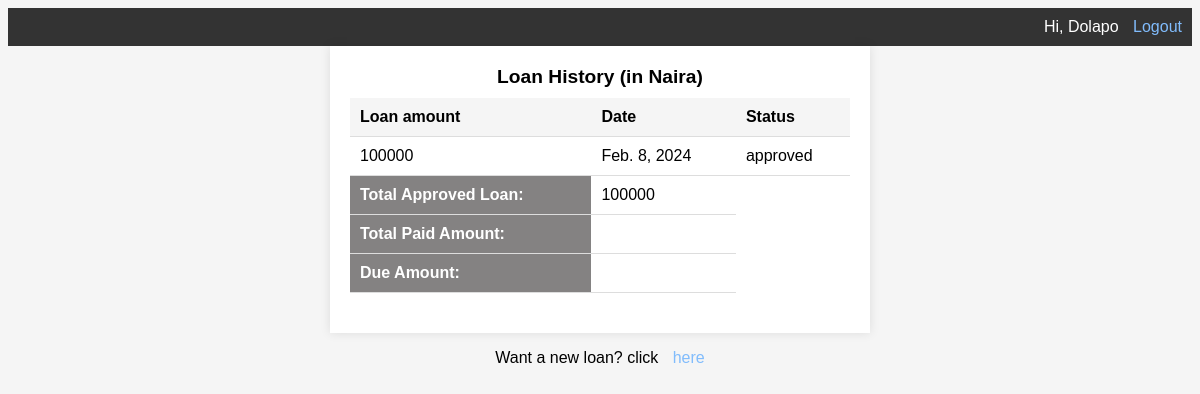
Before: /staff/loan-page/ (signed in) with the older database file.
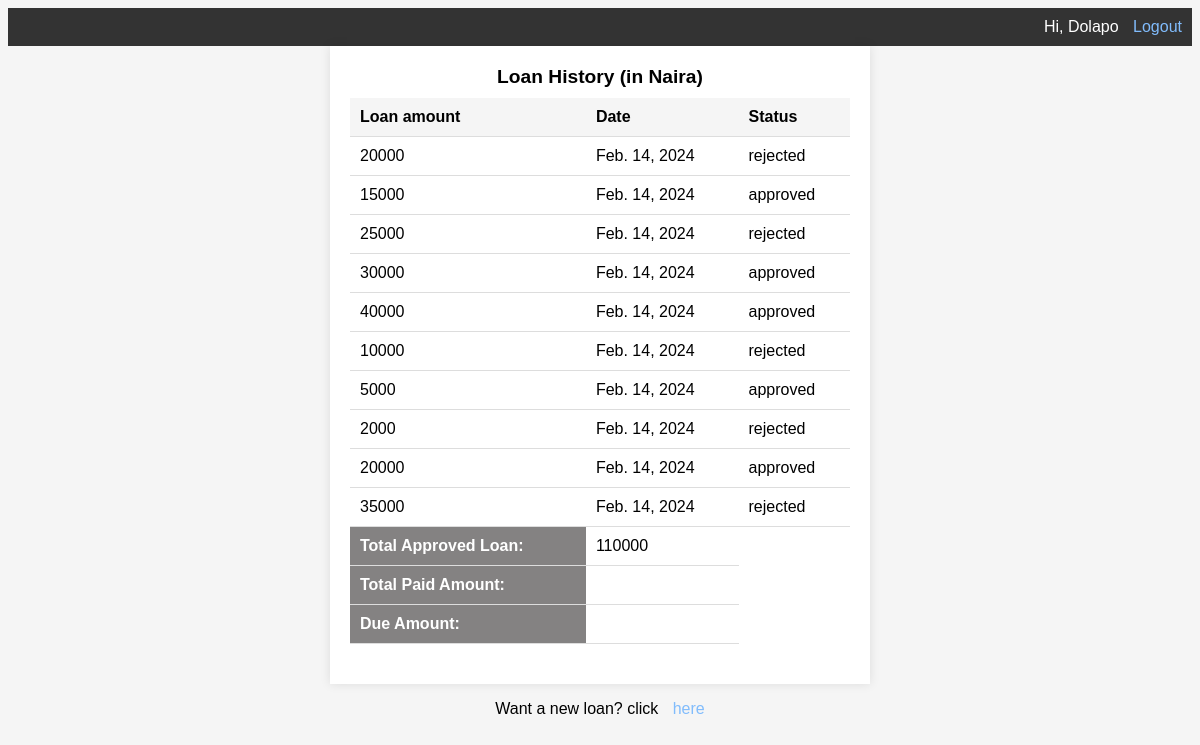
After: the same page with the newer database file.
### staff/models.py (models this page shows, shortened)
class Staff(AbstractUser):
    first_name = models.CharField(max_length=50)
    last_name = models.CharField(max_length=50)
    phone = models.CharField(max_length=11, validators=[MaxLengthValidator(11), MinLengthValidator(11)], null=True)
    account_name = models.CharField(null=False, max_length=100)
    account_number = models.CharField(validators=[MaxLengthValidator(10), MinLengthValidator(10)
    ], max_length=100)
    class Meta:
        verbose_name = "Staff"
        verbose_name_plural = "Staffs"

class Loan(models.Model):
    loan_id = models.AutoField(primary_key=True)
    user_id = models.ForeignKey(Staff, on_delete=models.CASCADE)
    loan_amount = models.IntegerField()
    date = models.DateField(auto_now_add=True)
    status = models.ForeignKey(Status, on_delete=models.PROTECT, default=3)
    managers_comment = models.TextField(blank=True)

class Status(models.Model):
    LOAN_STATUS_CHOICES = (
        ('rejected', 'Rejected'),
        ('approved', 'Approved'),
        ('pending', 'Pending'),
    )
    status = models.CharField(max_length=20, null=True, choices=LOAN_STATUS_CHOICES)
    def __str__(self):
        return self.status

### staff/views.py (the view)
# urls.py: path('loan-page/', views.loan_page, name='loan-page'),
@login_required(login_url='login')
def loan_page(request):
    user_id = request.user.pk
    loans = Loan.objects.filter(user_id=user_id)
    approved_loan = loans.filter(status=2) #querying for all approved loans
    total_app = 0
    for loan in approved_loan:
        total_app += loan.loan_amount
    return render(request, 'staff/loan-page.html', {"loans": loans, "total_app": total_app})

### staff/templates/staff/loan-page.html (shortened to what this page needs)
{% load static %}
<!DOCTYPE html>
<html lang="en">
<head>
    <link rel="stylesheet" href="{% static 'staff/loan-page.css' %}">
</head>
<body>
    <header>
        {% if request.user.is_authenticated %}
            <span>Hi, {{ request.user.username | title }}</span>
            <a href="{% url "logout" %}">Logout</a>
        {% else %}
            <a href="{% url "login" %}">Login</a>
        {% endif %}
    </header>
    <div class="container">
        <table>
            <caption>Loan History (in Naira)</caption>
            <thead>
                <tr>
                    <th scope="col">Loan amount</th>
                    <th scope="col">Date</th>
                    <th scope="col">Status</th>
                </tr>
            </thead>
            <tbody>
                {% for loan in loans %}
                    <tr>
                        <td>{{ loan.loan_amount }}</td>
                        <td>{{ loan.date }}</td>
                        <td>{{ loan.status }}</td>
                    </tr>
                {% endfor %}
            </tbody>
            <tfoot>
                <tr>
                    <th scope="row">Total Approved Loan:</th>
                    <td>{{ total_app }}</td>
                </tr>
                <tr>
                    <th scope="row">Total Paid Amount:</th>
                    <td></td>
                </tr>
                <tr>
                    <th scope="row">Due Amount:</th>
                    <td></td>
                </tr>
            </tfoot>
        </table>
    </div>
    <p class="loan-request">Want a new loan? click <a href="{% url 'request' %}">here</a></p>
</body>
</html>

### staff/static/staff/loan-page.css (style rules this page uses)
body { font-family: Arial, sans-serif; background-color: #f5f5f5; }
header { background-color: #333; color: white; padding: 10px; text-align: right; }
a { color: #81bcfc; text-decoration: none; margin-left: 10px; }
.container { max-width: 500px; margin: 0 auto; padding: 20px; background-color: white; box-shadow: 0 0 10px rgba(0, 0, 0, 0.1); }
table { width: 100%; border-collapse: collapse; margin-bottom: 20px; }
caption { font-size: 1.2rem; font-weight: bold; margin-bottom: 10px; }
th, td { padding: 10px; text-align: left; border-bottom: 1px solid #ddd; }
th { background-color: #f5f5f5; }
tfoot th { background-color: #848282; color: white; }
.loan-request { text-align: center; }

Changed rows visible on the page:
removed Loan: loan_amount "100000", date "Feb. 8, 2024", status "approved"
added Loan: loan_amount "20000", date "Feb. 14, 2024", status "rejected"
added Loan: loan_amount "15000", date "Feb. 14, 2024", status "approved"
added Loan: loan_amount "25000", date "Feb. 14, 2024", status "rejected"
added Loan: loan_amount "30000", date "Feb. 14, 2024", status "approved"
added Loan: loan_amount "40000", date "Feb. 14, 2024", status "approved"
added Loan: loan_amount "10000", date "Feb. 14, 2024", status "rejected"
added Loan: loan_amount "5000", date "Feb. 14, 2024", status "approved"
added Loan: loan_amount "2000", date "Feb. 14, 2024", status "rejected"
added Loan: loan_amount "20000", date "Feb. 14, 2024", status "approved"
added Loan: loan_amount "35000", date "Feb. 14, 2024", status "rejected"
Other visible differences:
{{ total_app }}: "100000" → "110000"
